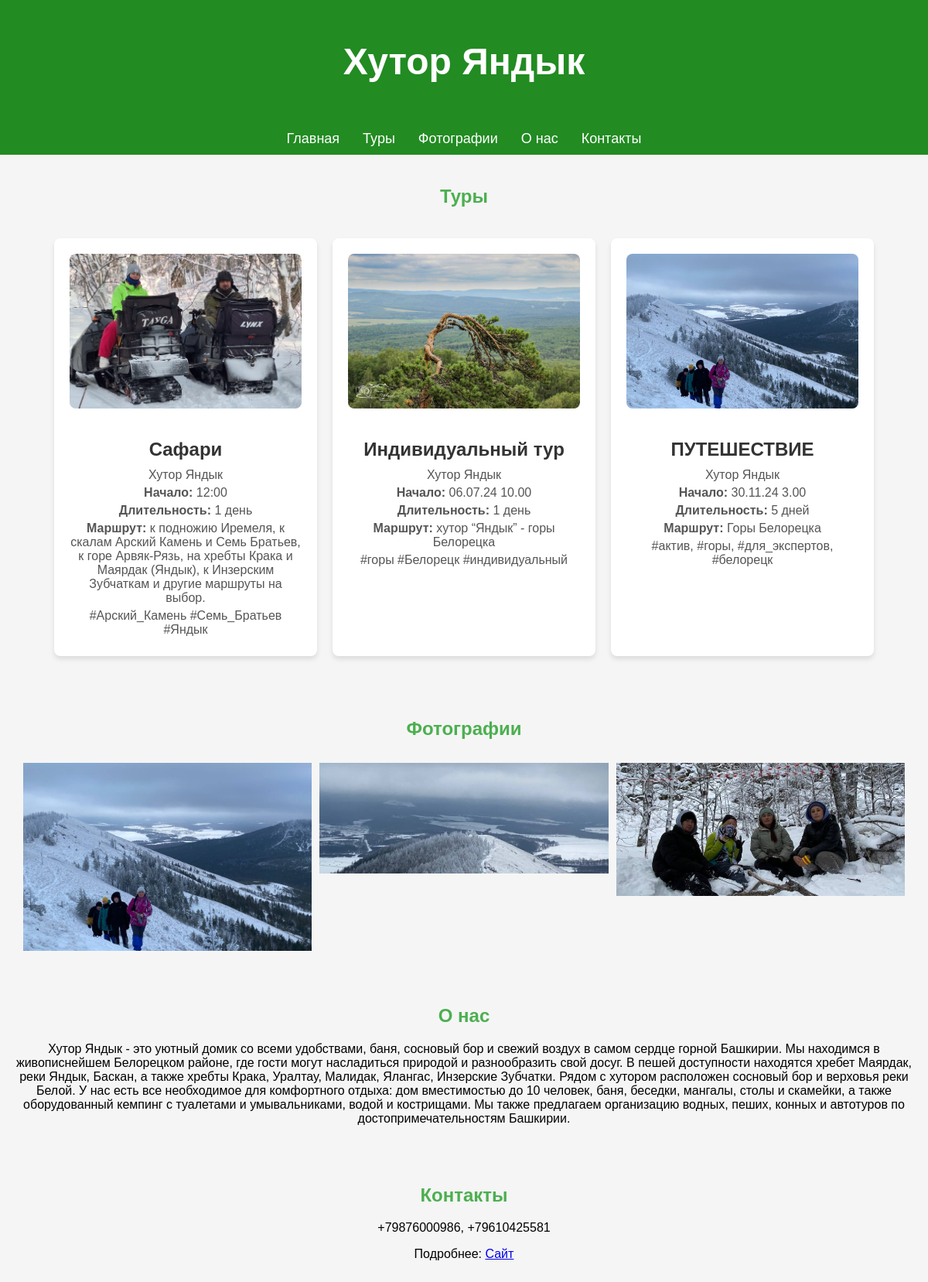
The page /agency/1 on the database its author committed.
### tables this page shows
CREATE TABLE tour_agencies (id INTEGER PRIMARY KEY AUTOINCREMENT, title varchar (255), url varchar (255), contacts varchar (255), about_us varchar (1000), photo varchar (255));

CREATE TABLE tours (id INTEGER PRIMARY KEY AUTOINCREMENT, title varchar (255), start_time varchar (255), duration varchar (255), route varchar (255), tags varchar (255), tour_agency varchar (255), photo varchar (255), agency_id varchar (255));

### main.py (the view)
@app.get("/agency/{tour_agency_id}", response_class=HTMLResponse)
@limiter.limit("120/minute")
async def agency(request: Request, tour_agency_id: int):
    args = db.get_all_tours_agency(tour_agency_id)
    tour_list = [Tour(*args) for args in args]
    args = db.get_tour_agency(tour_agency_id)
    ag = Agency(*args)
    return templates.TemplateResponse(request=request, name="agency.html", context={'agency': ag, "tours": tour_list})

### templates/agency.html (shortened to what this page needs)
<!DOCTYPE html>
<html lang="ru">
<head>
  <link rel="stylesheet" href="/static/agency.css">
</head>
<body>
  <header>
    <h1>{{agency.title}}</h1>
  </header>
  <nav>
    <a href="/tours">Главная</a>
    <a href="#tours">Туры</a>
    <a href="#photos">Фотографии</a>
    <a href="#about">О нас</a>
    <a href="#contacts">Контакты</a>
  </nav>
  <section id="tours">
    <h2>Туры</h2>
    <div class="container">
      {% for tour in tours %}
        <div class="card" onclick="window.location.href='/tour/{{ tour.id }}'">
          {% if tour.photo %}
            <img src="/static/photo/{{ tour.photo }}" alt="Фото тура" class="card-photo">
          {% endif %}
          <h2>{{ tour.title }}</h2>
          <p class="agency">{{ tour.tour_agency }}</p>
          <p><strong>Начало:</strong> {{ tour.start_time }}</p>
          <p><strong>Длительность:</strong> {{ tour.duration }}</p>
          <p><strong>Маршрут:</strong> {{ tour.route }}</p>
          <p class="tags">{{ tour.tags }}</p>
        </div>
      {% endfor %}
    </div>
  </section>
  <section id="photos">
    <h2>Фотографии</h2>
    <div class="photo-grid">
      {% for image in agency.photo.split(',') %}
        <img class="photo_sigm" src="/static/photo/{{ image.strip() }}" alt="Фото отеля">
      {% endfor %}
    </div>
  </section>
  <section id="about">
    <h2>О нас</h2>
    <p>{{ agency.about_us }}</p>
  </section>
  <section id="contacts">
    <h2>Контакты</h2>
    <p>{{ agency.contacts|safe }}</p>
    <p>Подробнее: <a href="https://{{ agency.url }}">Сайт</a></p>
  </section>
</body>
</html>

### static/agency.css (style rules this page uses)
body { font-family: Arial, sans-serif; margin: 0; padding: 0; background-color: #f5f5f5; }
header { background-color: #228B22; color: white; padding: 20px; text-align: center; font-size: 24px; }
nav { display: flex; justify-content: center; background-color: #228B22; padding: 10px; }
nav a { color: white; text-decoration: none; margin: 0 15px; font-size: 18px; }
section { padding: 20px; text-align: center; }
.photo-grid { display: grid; grid-template-columns: repeat(3, 1fr); gap: 10px; padding: 10px; }
.photo-grid img { width: 100%; height: auto; }
h2 { color: #4caf50; }
.container { display: flex; flex-wrap: wrap; gap: 20px; justify-content: center; padding: 20px; }
.card { background: #fff; border-radius: 8px; box-shadow: 0 4px 6px rgba(0, 0, 0, 0.1); padding: 20px; width: 300px; text-align: center; cursor: pointer; transition: transform 0.3s ease, box-shadow 0.3s ease; overflow: hidden; }
.card h2 { font-size: 24px; margin-bottom: 10px; color: #333; }
.card p { margin: 5px 0; color: #555; }
.card-photo { width: 100%; height: 200px; object-fit: cover; border-radius: 8px; margin-bottom: 15px; }
img { max-width: 100%; height: auto; }
.photo_sigm { width: 100%; height: auto; }

### rows shown on the page
tour_agencies: title "Хутор Яндык", about_us "Хутор Яндык - это уютный домик со всеми удобствами, баня, сосновый бор и свежий воздух в самом сердце горной Башкирии. Мы находимся в живописнейшем Белорецком районе, где гости могут насладиться природой и разнообразить свой досуг. В пешей доступности находятся хребет Маярдак, реки Яндык, Баскан, а также хребты Крака, Уралтау, Малидак, Ялангас, Инзерские Зубчатки. Рядом с хутором расположен сосновый бор и верховья реки Белой. У нас есть все необходимое для комфортного отдыха: дом вместимостью до 10 человек, баня, беседки, мангалы, столы и скамейки, а также оборудованный кемпинг с туалетами и умывальниками, водой и кострищами. Мы также предлагаем организацию водных, пеших, конных и автотуров…", contacts "+79876000986, +79610425581"
tours: photo (picture), title "Сафари", tour_agency "Хутор Яндык", start_time "12:00", duration "1 день", route "к подножию Иремеля, к скалам Арский Камень и Cемь Братьев, к горе Арвяк-Рязь, на хребты Крака и Маярдак (Яндык), к Инзерским Зубчаткам и другие маршруты на выбор.", tags "#Арский_Камень #Cемь_Братьев #Яндык"
tours: photo (picture), title "Индивидуальный тур", tour_agency "Хутор Яндык", start_time "06.07.24 10.00", duration "1 день", route "хутор “Яндык” - горы Белорецка", tags "#горы #Белорецк #индивидуальный"
tours: photo (picture), title "ПУТЕШЕСТВИЕ", tour_agency "Хутор Яндык", start_time "30.11.24 3.00", duration "5 дней", route "Горы Белорецка", tags "#актив, #горы, #для_экспертов, #белорецк"
